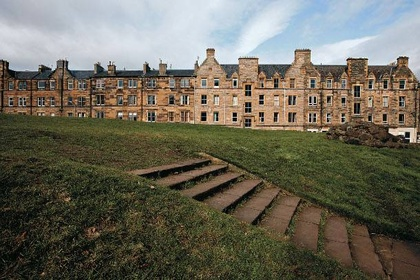
%> input picture training_images/001.jpg, 420 x 280 px, shrunk from 610 x 407 before the run; its folder holds only this picture in this run
$ octave ICA_bases_train.m   (GNU Octave 9; MATLAB toolbox functions it lacks are replaced by stand-ins)
%> lines starting %> are read from the running program, lines starting %| are printed output that depends on the picture
### icabases.m

function Picao=ICAbases(P,Nco,frame)
%%%%%% This function takes the inputs from the extract_patches function
%%%%%  and more especially the matrix P and trains ICA bases
%%%%%  INPUTS:   P     the matrix containing the extracted patches (patch/column)
%%%%%          frame   patch size frame x frame, as used in the extract_patches function
%%%%%           Nco     Number of desired ICA bases (maximum choice is frame^2-1)
%%%%% OUTPUTS: Picao   the matrix size Nco x frame^2  that contains the forward ICA transformation
%%%%%%%%%%%%%%%%%%%%%%%%%%%%%%%%%%%%%%%%%%%%%%%%%%%%%%%%%%%%%%%%%%%%%%
%%%%% Nikolaos Mitianoudis and Tania Stathaki
%%%%% Imperial College London 2008.
%%%%%%%%%%%%%%%%%%%%%%%%%%%%%%%%%%%%%%%%%%%%%%%%%%%%%%%%%%%%%%%%%%%%%%

disp('PCA step.........');
%% PCA algorithm, first dimensionality reduction
[NN dsa]=size(P);
 MP=mean(P')';
 P=P-MP*ones(1,dsa);
 C=P*P'/dsa;
 [V,D]=svd(C);
 D1=diag(D);
 clear C;


Vm=V*real(diag(1./max(sqrt(D1),0.000001)));
V=[];
V=Vm(:,1:Nco);
Pred=(V')*P;

disp('ICA step.........');

%%%% ICA algorithm independence introduced

W=[];
b=zeros(Nco,1);
h = waitbar(0,'Estimating ICA bases...');
for i=1:Nco
     waitbar(i/Nco);
   w=2*rand(Nco,1)-1;
   w=w/norm(w);    	      	 % Initial w that has norm(w)=1
   flag=0;
   iter=0;
   while flag==0 & iter <400
      u=w'*Pred;
      w1=Pred*tanh(u)'/dsa-mean(1-tanh(u).^2)*w;


      w1=w1 -b*(b')*w1;
      w1 = w1/norm(w1);
      if abs((w1')*w) >=0.99999
         flag=1;
      end
      w=w1;
      iter=iter+1;
   end
   if i==1
      b=w;
   else
      b=[b w];
   end

   W=[W ;w'];
end
 W=W*real((W'*W)^(-0.5));
 Picao=W*(V');
 Picao=Picao*real((Picao'*Picao)^(-0.5));
 close(h)


### ICA_bases_train.m
%%%%%%%     Train ICA bases from natural images
%%%%%%%     Put all training images in the folder "training_images"
%%%%%%%     and run this batch file
%%%%%%%%%%%%%%%%%%%%%%%%%%%%%%%%%%%%%%%%%%%%%%%%%%%%%%%%%%%%%%%%
%%%%%%  Nikolaos Mitianoudis
%%%%%%  Democritus University of Thrace, 2013.
%%%%%%%%%%%%%%%%%%%%%%%%%%%%%%%%%%%%%%%%%%%%%%%%%%%%%%%%%%%%%%%%%

%%%%%%%%% Variables that can be adjusted.
frame=8;            %%%%% Size of extracted patches frame x frame
Nco=60;             %%%%% Number of ICA bases extracted. Has to be less than frame^2.
NPatches=1000;      %%%%% Number of extracted frames per image


%%%%%%%%%%% Main programme
files = dir(fullfile('.\training_images\*.jpg'));
NoI = length(files);  %%%  Number of total input images used for training

P=zeros(frame^2,NoI*NPatches);


for k=1:NoI

 I1=double(imread(['.\training_images\'  files(k).name]))./255 ;
 if size(I1,3)~=1
    I1=rgb2gray(I1);
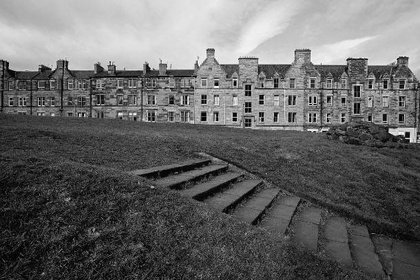
%> I1: size 280x420 double; min 0, max 0.994, mean 0.405
 end
[n1,n2]=size(I1);
%> n1 = 280; n2 = 420
I1=double(I1);

%%%% Randomly select patches from each image, normalise to zero mean and
%%%% perform lexicographic ordering, i.e. arrange in a vector.

for i=1:NPatches
    x=[floor(random('unif',1,n1-frame,1,1));floor(random('unif',1,n2-frame,1,1))];
    ppatch=I1(x(1):x(1)+frame-1,x(2):x(2)+frame-1);

    ppatch=reshape(ppatch,1,frame*frame);
     ss=sqrt(var(ppatch));
    if ss>0.0001
            ppatch=(ppatch-mean(ppatch));%./ss;
            P(:,NPatches*(k-1)+i)= ppatch';
      end
end
%> this loop made 1000 passes
%> ss on passes 1 to 3: 0.0457, 0.117, 0.0514
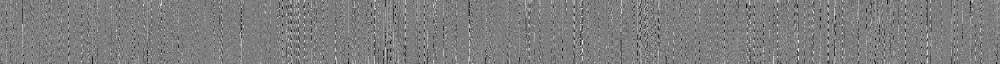
%> P: size 64x1000 double; min -0.643, max 0.653, mean -1.03e-18; drawn with min black and max white

end

%%%%% Finally P is matrix containing all the extracted patches from the
%%%%% input images. Each column of P represents a different patch.
Picao=icabases(P,Nco,frame);
%> in ICAbases, `MP=mean(P')';`: MP = 64 values, max 0.0136 at index 42, min -0.0124 at index 8, mean 0
%> in ICAbases, `D1=diag(D);`: D1 = 64 values, max 0.116 at index 1, min 7.74e-19 at index 64, mean 0.00937
%> after the loop in ICAbases, `for i=1:Nco`:
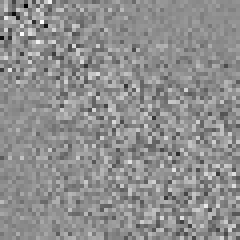
%> W: size 60x60 double (shown 4 times larger); min -0.722, max 0.574, mean 0.0054; drawn with min black and max white
%> after the loop in ICAbases, `for i=1:Nco`:
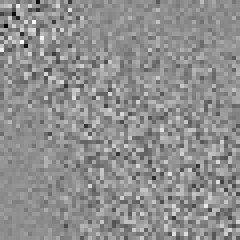
%> b: size 60x60 double (shown 4 times larger); min -0.722, max 0.574, mean 0.0054; mean of the top-left, top-right, bottom-left and bottom-right quarters 0.00732, 0.00423, 0.000861, 0.00917; drawn with min black and max white
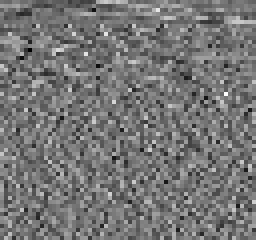
%> Picao: size 60x64 double (shown 4 times larger); min -0.477, max 0.555, mean -5.38e-12; drawn with min black and max white
 savefile = 'icabases.mat';
 save(savefile, 'frame', 'Picao');
 disp('ICA bases file saved!!!')

$ run again, on training_images/002.jpg
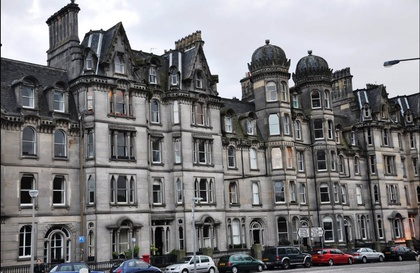
%> input picture training_images/002.jpg, 420 x 273 px, shrunk from 1148 x 746 before the run
%> the loop `for i=1:NPatches` made 1000 passes
%> ss on passes 1 to 3: 0.148, 0.181, 0.11
%> after the loop `for i=1:NPatches`:
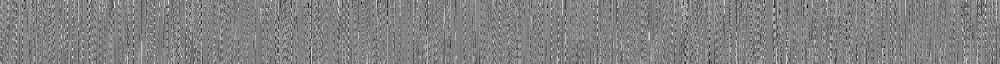
%> P: size 64x1000 double; min -0.851, max 0.816, mean 1.09e-17; drawn with min black and max white
%> MP = 64 values, max 0.0111 at index 2, min -0.0111 at index 24, mean 1.21e-17
%> D1 = 64 values, max 0.257 at index 1, min 1.55e-17 at index 64, mean 0.0197
%> `Picao=icabases(P,Nco,frame);`:
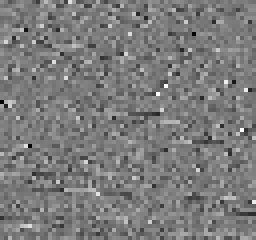
%> Picao: size 60x64 double (shown 4 times larger); min -0.627, max 0.665, mean -7.81e-10; drawn with min black and max white

$ run again, on training_images/003.jpg
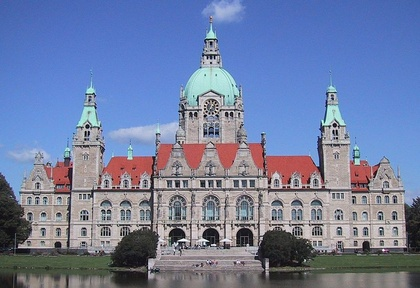
%> input picture training_images/003.jpg, 420 x 288 px, shrunk from 800 x 548 before the run
%> the loop `for i=1:NPatches` made 1000 passes
%> ss on passes 1 to 3: 0.15, 0.00506, 0.0955
%> after the loop `for i=1:NPatches`:
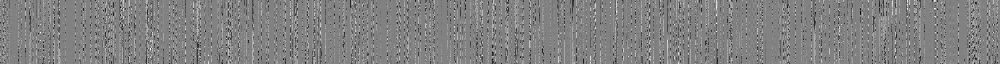
%> P: size 64x1000 double; min -0.663, max 0.64, mean -2.09e-17; drawn with min black and max white
%> MP = 64 values, max 0.00592 at index 19, min -0.00625 at index 1, mean -2.23e-17
%> D1 = 64 values, max 0.111 at index 1, min 2.04e-18 at index 64, mean 0.0112
%> `Picao=icabases(P,Nco,frame);`:
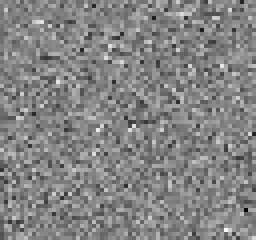
%> Picao: size 60x64 double (shown 4 times larger); min -0.602, max 0.56, mean -2.36e-11; drawn with min black and max white
